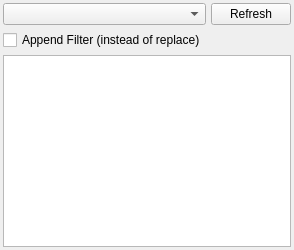
       <widget class="QWidget" name="tabPFilter">
        <attribute name="title">
         <string>Filter</string>
        </attribute>
        <layout class="QGridLayout" name="gridLayout_2">
         <property name="leftMargin">
          <number>3</number>
         </property>
         <property name="topMargin">
          <number>3</number>
         </property>
         <property name="rightMargin">
          <number>3</number>
         </property>
         <property name="bottomMargin">
          <number>3</number>
         </property>
         <property name="spacing">
          <number>5</number>
         </property>
         <item row="0" column="0">
          <widget class="QComboBox" name="comboBoxFilterSelection">
           <property name="toolTip">
            <string>Multifilter List</string>
           </property>
           <property name="editable">
            <bool>false</bool>
           </property>
           <property name="maxVisibleItems">
            <number>30</number>
           </property>
          </widget>
         </item>
         <item row="0" column="1">
          <widget class="QPushButton" name="pushButtonDefaultFilterUpdateCache">
           <property name="sizePolicy">
            <sizepolicy hsizetype="Fixed" vsizetype="Fixed">
             <horstretch>0</horstretch>
             <verstretch>0</verstretch>
            </sizepolicy>
           </property>
           <property name="maximumSize">
            <size>
             <width>100</width>
             <height>16777215</height>
            </size>
           </property>
           <property name="toolTip">
            <string>Refresh Multifilter Index</string>
           </property>
           <property name="text">
            <string>Refresh</string>
           </property>
          </widget>
         </item>
         <item row="1" column="0">
          <widget class="QCheckBox" name="checkBoxAppendDefaultFilter">
           <property name="enabled">
            <bool>true</bool>
           </property>
           <property name="text">
            <string>Append Filter (instead of replace)</string>
           </property>
          </widget>
         </item>
         <item row="2" column="0" colspan="2">
          <widget class="FilterTreeWidget" name="filterWidget">
           <property name="sizePolicy">
            <sizepolicy hsizetype="Preferred" vsizetype="Expanding">
             <horstretch>0</horstretch>
             <verstretch>0</verstretch>
            </sizepolicy>
           </property>
           <property name="contextMenuPolicy">
            <enum>Qt::ContextMenuPolicy::CustomContextMenu</enum>
           </property>
           <property name="acceptDrops">
            <bool>true</bool>
           </property>
           <property name="dragEnabled">
            <bool>true</bool>
           </property>
           <property name="dragDropMode">
            <enum>QAbstractItemView::DragDropMode::InternalMove</enum>
           </property>
           <property name="defaultDropAction">
            <enum>Qt::DropAction::MoveAction</enum>
           </property>
           <property name="selectionMode">
            <enum>QAbstractItemView::SelectionMode::ExtendedSelection</enum>
           </property>
           <property name="rootIsDecorated">
            <bool>false</bool>
           </property>
           <property name="itemsExpandable">
            <bool>false</bool>
           </property>
           <property name="headerHidden">
            <bool>true</bool>
           </property>
           <property name="expandsOnDoubleClick">
            <bool>false</bool>
           </property>
           <attribute name="headerVisible">
            <bool>false</bool>
           </attribute>
           <attribute name="headerCascadingSectionResizes">
            <bool>false</bool>
           </attribute>
           <attribute name="headerMinimumSectionSize">
            <number>26</number>
           </attribute>
           <attribute name="headerDefaultSectionSize">
            <number>26</number>
           </attribute>
           <column>
            <property name="text">
             <string>Active</string>
            </property>
            <property name="textAlignment">
             <set>AlignLeading|AlignVCenter</set>
            </property>
           </column>
           <column>
            <property name="text">
             <string>Configuration</string>
            </property>
           </column>
          </widget>
         </item>
        </layout>
       </widget>
